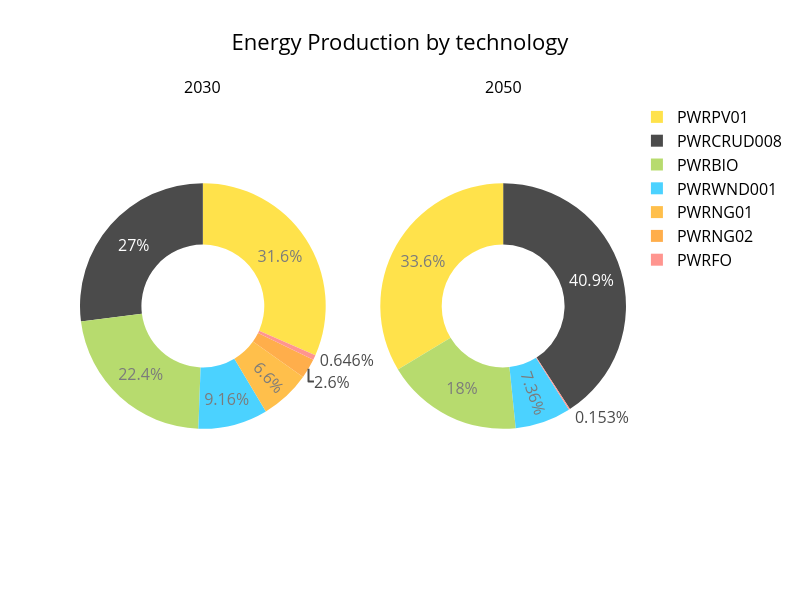

Source (notebook cell):
### Code cell
fig1 = px.pie(ProductionByTechnologyAnnual[ProductionByTechnologyAnnual['YEAR']==2030], names='TECHNOLOGY', values='value', hole=0.5, title='Gráfico de Dona 1',color = 'TECHNOLOGY',color_discrete_map = color_dict,
opacity=0.7)
fig2 = px.pie(ProductionByTechnologyAnnual[ProductionByTechnologyAnnual['YEAR']==2050], names='TECHNOLOGY', values='value', hole=0.5, title='Gráfico de Dona 2',color = 'TECHNOLOGY',color_discrete_map = color_dict,
opacity=0.7)
from plotly.subplots import make_subplots

fig = make_subplots(
    rows=1, cols=2, 
    specs=[[{'type': 'domain'}, {'type': 'domain'}]],
    subplot_titles=('2030', '2050')
)


for trace in fig1.data:
    fig.add_trace(trace, row=1, col=1)

for trace in fig2.data:
    fig.add_trace(trace, row=1, col=2)

fig.update_layout(height=600, width=800,title={'text': 'Energy Production by technology', 'x': 0.5} , font=dict( size=16,color='black'))

fig.show()

### Figure 1 — Plotly figure (JSON) as saved in the notebook; plotly's stock layout.template omitted (floating-point values rounded to 4 significant figures)
{"data": [{"customdata": [["PWRBIO"], ["PWRCRUD008"], ["PWRFO"], ["PWRNG01"], ["PWRNG02"], ["PWRPV01"], ["PWRWND001"]], "domain": {"x": [0, 0.45], "y": [0, 1]}, "hole": 0.5, "hovertemplate": "TECHNOLOGY=%{customdata[0]}<br>value=%{value}<extra></extra>", "labels": ["PWRBIO", "PWRCRUD008", "PWRFO", "PWRNG01", "PWRNG02", "PWRPV01", "PWRWND001"], "legendgroup": "", "marker": {"colors": ["#9ACD32", "black", "#FF6961", "orange", "darkorange", "#FFD700", "deepskyblue"]}, "name": "", "opacity": 0.7, "showlegend": true, "type": "pie", "values": [19.57, 23.58, 0.5639, 5.762, 2.271, 27.57, 8.0]}, {"customdata": [["PWRBIO"], ["PWRCRUD008"], ["PWRFO"], ["PWRPV01"], ["PWRWND001"]], "domain": {"x": [0.55, 1], "y": [0, 1]}, "hole": 0.5, "hovertemplate": "TECHNOLOGY=%{customdata[0]}<br>value=%{value}<extra></extra>", "labels": ["PWRBIO", "PWRCRUD008", "PWRFO", "PWRPV01", "PWRWND001"], "legendgroup": "", "marker": {"colors": ["#9ACD32", "black", "#FF6961", "#FFD700", "deepskyblue"]}, "name": "", "opacity": 0.7, "showlegend": true, "type": "pie", "values": [19.57, 44.42, 0.1664, 36.58, 8.0]}], "layout": {"annotations": [{"font": {"size": 16}, "showarrow": false, "text": "2030", "x": 0.225, "xanchor": "center", "xref": "paper", "y": 1, "yanchor": "bottom", "yref": "paper"}, {"font": {"size": 16}, "showarrow": false, "text": "2050", "x": 0.775, "xanchor": "center", "xref": "paper", "y": 1, "yanchor": "bottom", "yref": "paper"}], "font": {"color": "black", "size": 16}, "height": 600, "title": {"text": "Energy Production by technology", "x": 0.5}, "width": 800}}
